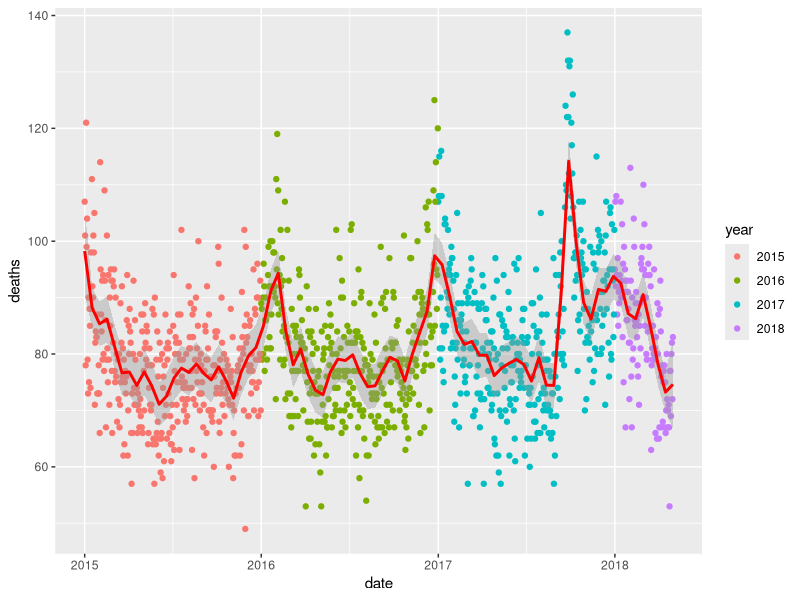
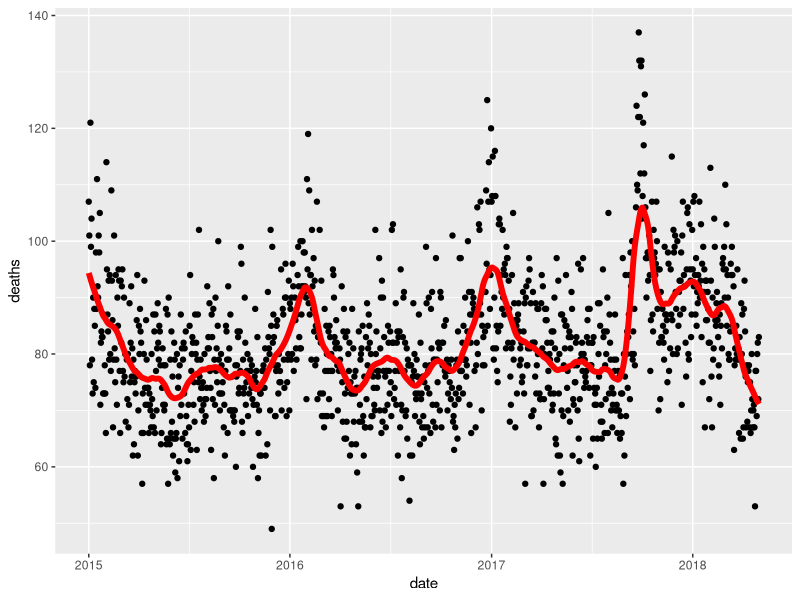

Write R code to recreate these figures, in order. (Note: this script raises an error after producing the figures.)
library(tidyverse)
library(lubridate)
library(purrr)
library(pdftools)

fn <- system.file("extdata", "RD-Mortality-Report_2015-18-180531.pdf", package="dslabs")
dat <- map_df(str_split(pdf_text(fn), "\n"), function(s){
  s <- str_trim(s)
  header_index <- str_which(s, "2015")[1]
  tmp <- str_split(s[header_index], "\\s+", simplify = TRUE)
  month <- tmp[1]
  header <- tmp[-1]
  tail_index  <- str_which(s, "Total")
  n <- str_count(s, "\\d+")
  out <- c(1:header_index, which(n==1), which(n>=28), tail_index:length(s))
  s[-out] %>%
    str_remove_all("[^\\d\\s]") %>%
    str_trim() %>%
    str_split_fixed("\\s+", n = 6) %>%
    .[,1:5] %>%
    as_data_frame() %>% 
    setNames(c("day", header)) %>%
    mutate(month = month,
           day = as.numeric(day)) %>%
    gather(year, deaths, -c(day, month)) %>%
    mutate(deaths = as.numeric(deaths))
}) %>%
  mutate(month = recode(month, "JAN" = 1, "FEB" = 2, "MAR" = 3, "APR" = 4, "MAY" = 5, "JUN" = 6, 
                        "JUL" = 7, "AGO" = 8, "SEP" = 9, "OCT" = 10, "NOV" = 11, "DEC" = 12)) %>%
  mutate(date = make_date(year, month, day)) %>%
  dplyr::filter(date <= "2018-05-01")

span <- 60 / as.numeric(diff(range(dat$date)))
dat %>% ggplot(aes(date, deaths, col = year)) + geom_point() + geom_smooth(color = "red", span = span ,method = "loess", method.arg=list((degree=1)))

span <- 60 / as.numeric(diff(range(dat$date)))
fit <- dat %>% mutate(x = as.numeric(date)) %>% loess(deaths ~ x, data = ., span = span, degree = 1)
dat %>% mutate(smooth = predict(fit, as.numeric(date))) %>%
  ggplot() +
  geom_point(aes(date, deaths)) +
  geom_line(aes(date, smooth), lwd = 2, col = "red")

dat %>%  mutate(smooth =)
